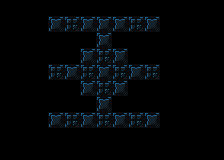

Tiled map render using the project's own tile images. Description and the map definition, with tile-layer contents summarised, below:
An orthogonal 14x10 tile map with 16x16 px tiles, 1 tile layer (background) and 56 objects (41x tile, 8x destructible, 5x bomb, actor, scene_switching_tile).

<map version="1.4" tiledversion="1.4.3" orientation="orthogonal" renderorder="right-down" width="14" height="10" tilewidth="16" tileheight="16" infinite="0" nextlayerid="6" nextobjectid="145">
 <properties>
  <property name="next_level" value="./data/levels/tmx/L26-BombAdvanced1.tmx" />
  <property name="player_bomb_count" value="1" />
 </properties>
 <tileset firstgid="1" name="newtiledsheet" tilewidth="16" tileheight="16" tilecount="180" columns="9">
  <image source="../../newtiledsheet.png" width="144" height="320" />
  <tile id="0">
   <properties>
    <property name="destructable" value="" />
    <property name="solid" value="1" />
   </properties>
  </tile>
  <tile id="1">
   <properties>
    <property name="destructable" value="" />
    <property name="solid" value="1" />
   </properties>
  </tile>
  <tile id="2">
   <properties>
    <property name="destructable" value="" />
    <property name="solid" value="1" />
   </properties>
  </tile>
  <tile id="3">
   <properties>
    <property name="destructable" value="" />
    <property name="solid" value="1" />
   </properties>
  </tile>
  <tile id="4">
   <properties>
    <property name="destructable" value="" />
    <property name="solid" value="" />
   </properties>
  </tile>
  <tile id="9">
   <properties>
    <property name="destructable" value="" />
    <property name="solid" value="1" />
   </properties>
  </tile>
  <tile id="10">
   <properties>
    <property name="destructable" value="" />
    <property name="solid" value="1" />
   </properties>
  </tile>
  <tile id="11">
   <properties>
    <property name="destructable" value="" />
    <property name="solid" value="1" />
   </properties>
  </tile>
  <tile id="12">
   <properties>
    <property name="destructable" value="" />
    <property name="solid" value="1" />
   </properties>
  </tile>
  <tile id="13">
   <properties>
    <property name="destructable" value="" />
    <property name="solid" value="" />
   </properties>
  </tile>
  <tile id="18">
   <properties>
    <property name="destructable" value="" />
    <property name="solid" value="" />
   </properties>
  </tile>
  <tile id="19">
   <properties>
    <property name="destructable" value="" />
    <property name="solid" value="" />
   </properties>
  </tile>
  <tile id="20">
   <properties>
    <property name="destructable" type="bool" value="true" />
    <property name="solid" value="1" />
   </properties>
  </tile>
  <tile id="27">
   <properties>
    <property name="destructable" value="" />
    <property name="solid" value="1" />
   </properties>
  </tile>
  <tile id="28">
   <properties>
    <property name="destructable" value="" />
    <property name="solid" value="1" />
   </properties>
  </tile>
  <tile id="29">
   <properties>
    <property name="destructable" value="1" />
    <property name="solid" value="1" />
   </properties>
  </tile>
  <tile id="30">
   <properties>
    <property name="destructable" value="" />
    <property name="solid" value="1" />
   </properties>
  </tile>
  <tile id="31">
   <properties>
    <property name="destructable" value="" />
    <property name="solid" value="" />
   </properties>
  </tile>
  <tile id="32">
   <properties>
    <property name="destructable" value="" />
    <property name="solid" value="" />
   </properties>
  </tile>
  <tile id="54">
   <properties>
    <property name="destructable" value="" />
    <property name="solid" value="True" />
   </properties>
  </tile>
  <tile id="58">
   <properties>
    <property name="destructable" value="" />
    <property name="solid" value="" />
   </properties>
  </tile>
 </tileset>
 <layer id="1" name="background" width="14" height="10">
  <data>[140 cells, 140 non-empty, 5 distinct tile ids]</data>
 </layer>
 <objectgroup id="4" name="objects">
  <object id="84" type="destructible" gid="21" x="128" y="80" width="16" height="16" />
  <object id="85" type="destructible" gid="21" x="144" y="80" width="16" height="16" />
  <object id="87" type="destructible" gid="21" x="96" y="48" width="16" height="16" />
  <object id="88" type="destructible" gid="21" x="96" y="32" width="16" height="16" />
  <object id="90" type="destructible" gid="21" x="64" y="80" width="16" height="16" />
  <object id="91" type="destructible" gid="21" x="48" y="80" width="16" height="16" />
  <object id="93" type="destructible" gid="21" x="96" y="112" width="16" height="16" />
  <object id="94" type="destructible" gid="21" x="96" y="128" width="16" height="16" />
  <object id="95" type="bomb" gid="37" x="96" y="80" width="16" height="16">
   <properties>
    <property name="lifespan" type="int" value="5" />
   </properties>
  </object>
  <object id="96" type="bomb" gid="37" x="144" y="32" width="16" height="16">
   <properties>
    <property name="lifespan" type="int" value="5" />
   </properties>
  </object>
  <object id="97" type="bomb" gid="37" x="48" y="32" width="16" height="16">
   <properties>
    <property name="lifespan" type="int" value="5" />
   </properties>
  </object>
  <object id="98" type="bomb" gid="37" x="48" y="128" width="16" height="16">
   <properties>
    <property name="lifespan" type="int" value="5" />
   </properties>
  </object>
  <object id="99" type="bomb" gid="37" x="144" y="128" width="16" height="16">
   <properties>
    <property name="lifespan" type="int" value="5" />
   </properties>
  </object>
  <object id="100" type="actor" gid="46" x="80" y="96" width="16" height="16" />
  <object id="101" type="scene_switching_tile" gid="32" x="160" y="80" width="16" height="16">
   <properties>
    <property name="scene" value="./data/levels/tmx/L26-BombAdvanced1.tmx" />
   </properties>
  </object>
  <object id="102" type="tile" gid="1" x="48" y="16" width="16" height="16" />
  <object id="103" type="tile" gid="1" x="64" y="16" width="16" height="16" />
  <object id="104" type="tile" gid="1" x="96" y="16" width="16" height="16" />
  <object id="105" type="tile" gid="1" x="80" y="16" width="16" height="16" />
  <object id="106" type="tile" gid="1" x="112" y="16" width="16" height="16" />
  <object id="107" type="tile" gid="1" x="128" y="16" width="16" height="16" />
  <object id="109" type="tile" gid="1" x="144" y="16" width="16" height="16" />
  <object id="110" type="tile" gid="1" x="48" y="64" width="16" height="16" />
  <object id="111" type="tile" gid="1" x="64" y="64" width="16" height="16" />
  <object id="112" type="tile" gid="1" x="128" y="64" width="16" height="16" />
  <object id="113" type="tile" gid="1" x="144" y="64" width="16" height="16" />
  <object id="114" type="tile" gid="1" x="160" y="64" width="16" height="16" />
  <object id="115" type="tile" gid="1" x="48" y="112" width="16" height="16" />
  <object id="116" type="tile" gid="1" x="64" y="112" width="16" height="16" />
  <object id="117" type="tile" gid="1" x="80" y="112" width="16" height="16" />
  <object id="118" type="tile" gid="1" x="112" y="112" width="16" height="16" />
  <object id="119" type="tile" gid="1" x="128" y="112" width="16" height="16" />
  <object id="120" type="tile" gid="1" x="144" y="112" width="16" height="16" />
  <object id="121" type="tile" gid="10" x="48" y="96" width="16" height="16" />
  <object id="122" type="tile" gid="10" x="64" y="96" width="16" height="16" />
  <object id="123" type="tile" gid="10" x="128" y="96" width="16" height="16" />
  <object id="124" type="tile" gid="10" x="144" y="96" width="16" height="16" />
  <object id="125" type="tile" gid="10" x="160" y="96" width="16" height="16" />
  <object id="126" type="tile" gid="10" x="48" y="48" width="16" height="16" />
  <object id="127" type="tile" gid="10" x="64" y="48" width="16" height="16" />
  <object id="128" type="tile" gid="10" x="80" y="48" width="16" height="16" />
  <object id="129" type="tile" gid="10" x="112" y="48" width="16" height="16" />
  </objectgroup>
</map>
<!-- 14 of 56 objects omitted -->
